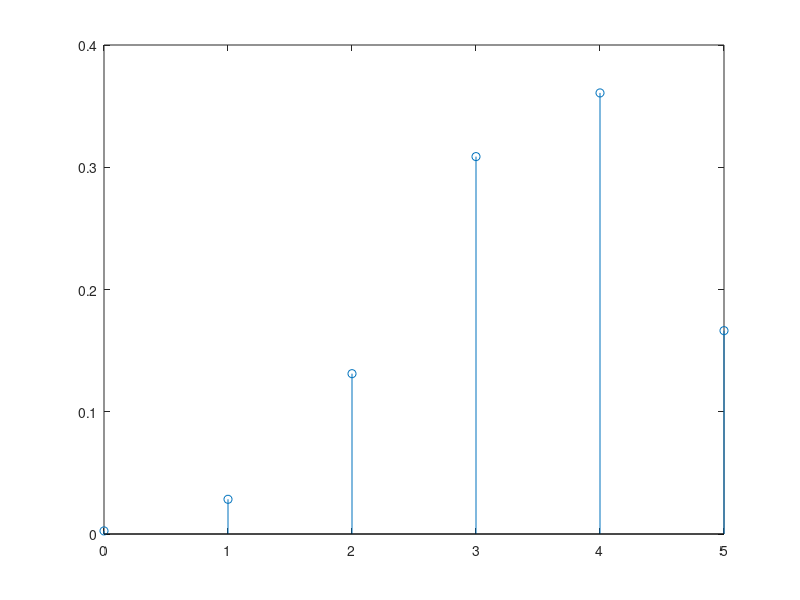

Source code (MATLAB):
clear all;
clc;

N = 1e5;
n = 5;
p = 0.3;
x = 0:5;

for i=x
    lancamentos = rand(n,N)>p;
    sucessos = sum(lancamentos)==i; 
    prob(i+1) = sum(sucessos)/N;
end
prob

figure(1)
stem(x,prob)

fprintf('Prob. de no maximo duas pecas serem defeituosas: %f\n',sum(prob(1:3)));